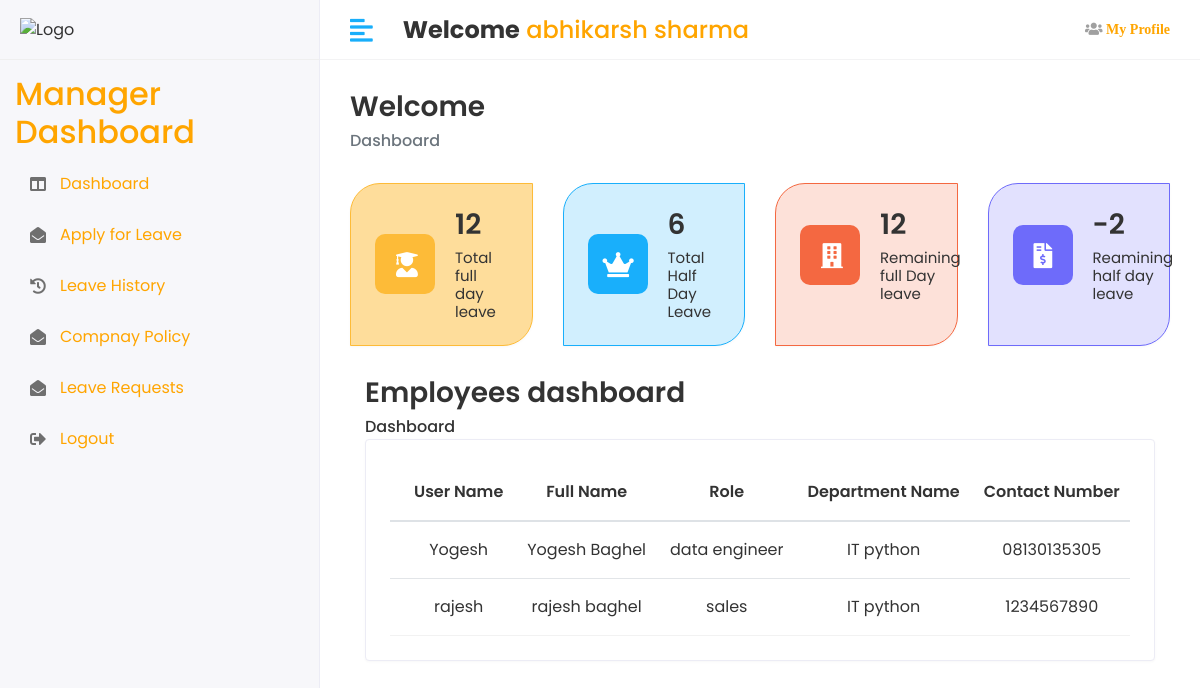
Page /Manager/Home (signed in) on the committed database.
### student_management_app/models.py (models this page shows, shortened)
class CustomUser(AbstractUser):
    user_type_data=((1,'Admin'),(2,'Staff'),(3,'Employee'))
    user_type=models.CharField(default=1,choices=user_type_data,max_length=10)

class Employee(models.Model):
    STATUS_ACTIVE='active'
    STATUS_INACTIVE="inactive"
    STATUS_CHOICES=[
        (STATUS_ACTIVE,'Active'),
        (STATUS_INACTIVE,'Inactive'),
    ]
    admin=models.OneToOneField(CustomUser,on_delete=models.CASCADE,default=False)
    contact_number=models.CharField(max_length=15)
    DOB=models.DateField()
    DOJ=models.DateField()
    tenth_percentage = models.DecimalField(max_digits=3, decimal_places=1, help_text="Percentage obtained in 10th grade")
    twelfth_percentage = models.DecimalField(max_digits=3, decimal_places=1, help_text="Percentage obtained in 12th grade")
    graduation_percentage = models.DecimalField(max_digits=3, decimal_places=1, help_text="Percentage obtained in 12th grade")
    gender=models.CharField(max_length=20)
    address=models.TextField(max_length=150)
    full_day_leaves_remaining = models.IntegerField(default=12)
    half_day_leaves_remaining = models.IntegerField(default=12)
    father_name=models.CharField(max_length=150)
    mother_name=models.CharField(max_length=150)
    father_mobile=models.IntegerField()
    role=models.CharField(max_length=150)
    official_mail=models.EmailField()
    personal_email=models.EmailField()
    departement_id=models.ForeignKey(Departement,on_delete=models.DO_NOTHING)
    pancard=models.CharField(max_length=12)
    adharcard=models.CharField(max_length=15)
    status=models.CharField(max_length=20,choices=STATUS_CHOICES,default=STATUS_ACTIVE)
    created_at=models.DateTimeField( auto_now_add=True)
    updated_at=models.DateTimeField(auto_now_add=True)
    objects=models.Manager()

class Departement(models.Model):
    departement_name=models.CharField(max_length=150)
    created_at=models.DateTimeField( auto_now_add=True)
    updated_at=models.DateTimeField(auto_now_add=True)
    objects=models.Manager()

### student_management_system/staffs_views.py (the view)
# urls.py: path('Manager/Home',staffs_views.HOME,name='manager_home'),
@login_required(login_url='/')
def HOME(request):
    manager = Staff.objects.get(admin=request.user)
    employees = Employee.objects.filter(departement_id=manager.departement_id, admin__user_type=3)
    current_month = datetime.now().month
    if current_month == 1:  # January
        new_full_day_leave_allowance = 12
        new_half_day_leave_allowance = 12
        manager.full_day_leaves_remaining += new_full_day_leave_allowance
        manager.half_day_leaves_remaining += new_half_day_leave_allowance
        manager.save()
    approved_leaves = StaffLeave.objects.filter(
        staff_id=manager, status=1  # status=1 means approved
    )
    total_approved_full_day_leaves = 0
    total_approved_half_day_leaves = 0
    for leave in approved_leaves:
        leave_days = (leave.to_date - leave.from_date).days + 1
    if leave.leave_type == 'full day':
            total_approved_full_day_leaves += leave_days
    elif leave.leave_type == 'half day':
            total_approved_half_day_leaves += leave_days
    remaining_full_day_leaves = manager.full_day_leaves_remaining - total_approved_full_day_leaves
    remaining_half_day_leaves = manager.half_day_leaves_remaining - total_approved_half_day_leaves
    context = {
        'employees': employees,
        'Total_full_day_leaves': manager.full_day_leaves_remaining,
        'Total_half_day_leaves': manager.half_day_leaves_remaining,
        'remiaing_full_day_leave':remaining_full_day_leaves,
        'remaining_half_day_leave':remaining_half_day_leaves
    }
    return render(request, 'Staffs/manager_dashboard.html', context)

### templates/Staffs/manager_dashboard.html (shortened to what this page needs)
{% extends "base.html" %}
{% block content %}
<div class="page-header">
    <div class="row">
       <div class="col-sm-12">
          <h3 class="page-title">Welcome</h3>
          <ul class="breadcrumb">
             <li class="breadcrumb-item active">Dashboard</li>
          </ul>
       </div>
    </div>
 </div>
 <div class="row">
    <div class="col-xl-3 col-sm-6 col-12 d-flex">
       <div class="card bg-one w-100">
          <div class="card-body">
             <div class="db-widgets d-flex justify-content-between align-items-center">
                <div class="db-icon">
                   <i class="fas fa-user-graduate"></i>
                </div>
                <div class="db-info">
                   <h3>{{Total_full_day_leaves}}</h3>
                   <h6><a href=""><h6>Total full day leave</h6></a></h6>
                </div>
             </div>
          </div>
       </div>
    </div>
    <div class="col-xl-3 col-sm-6 col-12 d-flex">
       <div class="card bg-two w-100">
          <div class="card-body">
             <div class="db-widgets d-flex justify-content-between align-items-center">
                <div class="db-icon">
                   <i class="fas fa-crown"></i>
                </div>
                <div class="db-info">
                   <h3>{{Total_half_day_leaves}}</h3>
                   <h6><a href=""><h6>Total Half Day Leave</h6></a></h6>
                </div>
             </div>
          </div>
       </div>
    </div>
    <div class="col-xl-3 col-sm-6 col-12 d-flex">
       <div class="card bg-three w-100">
          <div class="card-body">
             <div class="db-widgets d-flex justify-content-between align-items-center">
                <div class="db-icon">
                   <i class="fas fa-building"></i>
                </div>
                <div class="db-info">
                   <h3>{{remiaing_full_day_leave}}</h3>
                   <h6><a href=""><h6>Remaining  full Day leave</h6></a></h6>
                </div>
             </div>
          </div>
       </div>
    </div>
    <div class="col-xl-3 col-sm-6 col-12 d-flex">
       <div class="card bg-four w-100">
          <div class="card-body">
             <div class="db-widgets d-flex justify-content-between align-items-center">
                <div class="db-icon">
                   <i class="fas fa-file-invoice-dollar"></i>
                </div>
                <div class="db-info">
                   <h3>{{remaining_half_day_leave}}</h3>
                   <h6><a href=""><h6>Reamining half day leave</h6></a></h6>
                </div>
             </div>
          </div>
       </div>
    </div>
 </div>
    <div class="content container-fluid">
       <div class="page-header">
          <div class="row align-items-center">
             <div class="col">
                <h3 class="page-title">Employees dashboard</h3>
                <ul class="breadcrumb">
                   <li class="breadcrumb-item"><a href="{% url 'manager_home' %}">Dashboard</a></li>
                </ul>
             </div>
    </div>
<div class="row">
    <div class="col-sm-12">
       <div class="card card-table">
          <div class="card-body">
             <div class="table-responsive">
                <table class="table table-hover table-center mb-0 datatable">
                   <thead>
                      <tr>
                        <th style="text-align: center;">User Name</th>
                        <th style="text-align: center;">Full Name</th>
                        <th style="text-align: center;">Role</th>
                        <th style="text-align: center;">Department Name</th>
                        <th style="text-align: center;">Contact Number</th>
                    </tr>
                   </thead>
                   <tbody>
                    {% for employee in employees %}
                        <tr>
                            <td style="text-align: center;">{{ employee.admin.username }}</td>
                            <td style="text-align: center;"> {{ employee.admin.get_full_name }}</td>
                            <td style="text-align: center;">{{ employee.role }}</td>
                            <td style="text-align: center;">{{ employee.departement_id.departement_name}}</td>
                            <td style="text-align: center;">{{ employee.contact_number }}</td>
                        </tr>
                      {% endfor %}
                   </tbody>
                </table>
             </div>
          </div>
       </div>
    </div>
 </div>
</div>
{% endblock content %}

### templates/includes/header.html
{% load static %}
<div class="header">
    <div class="header-left">
       <img src=" {% static 'assets/img/spirallogo.jpg '%}" alt="Logo">
    </div>
    <a href="javascript:void(0);" id="toggle_btn">
    <i class="fas fa-align-left"></i>
    </a>
    <div class="top-nav-search mt-3"><h4><strong >Welcome</strong>
            <span style="color:orange;"> {{user.first_name}} {{user.last_name}}</span></h4>
     </div>
    <ul class="nav user-menu">
       <li class="nav-item dropdown noti-dropdown">
          <li>
            <a class="fas fa-users" href="{% url 'profile' %}"><span style="color:orange;"> My Profile</span></a> </li>
         </li>
    </ul>
 </div>

### static/assets/css/style.css (style rules this page uses)
html { height: 100%; }
body { background-color: #fff; color: #333; font-family: 'Poppins', sans-serif; font-size: 1rem; height: 100%; line-height: 1.5; overflow-x: hidden; }
h1, h2, h3, h4, h5, h6 { font-family: 'Poppins', sans-serif; margin-top: 0; }
a { color: #009ce7; }
input, button, a { transition: all 0.4s ease; -moz-transition: all 0.4s ease; -o-transition: all 0.4s ease; -ms-transition: all 0.4s ease; -webkit-transition: all 0.4s ease; }
ul, ol { padding: 0px; list-style: none; }
.table { color: #333; max-width: 100%; margin-bottom: 0; width: 100%; }
.table thead tr th { font-weight: 600; }
.table tbody tr { border-bottom: 1px solid rgba(0, 0, 0, 0.05); }
.table.table-center td, .table.table-center th { vertical-align: middle; }
.card-table .card-body .table > thead > tr > th { border-top: 0; }
.card-table .card-body .table tr td:first-child, .card-table .card-body .table tr th:first-child { padding-left: 1.5rem; }
.card-table .table td, .card-table .table th { border-top: 1px solid #e2e5e8; padding: 1rem 0.75rem; white-space: nowrap; }
.card { border: 1px solid #ececf5; box-shadow: 0 1px 3px 0 rgba(0, 0, 0, 0.03); margin-bottom: 1.875rem; }
.card-body { padding: 1.5rem; }
.header { background-color: #fff; border-bottom: 1px solid #f3f3f4; left: 0; position: fixed; right: 0; top: 0; z-index: 1001; height: 60px; }
.header .header-left { float: left; height: 60px; padding: 0 20px; position: relative; width: 320px; z-index: 1; transition: all 0.2s ease-in-out; background-color: #f7f7fa; border-bottom: 1px solid #efefef; border-right: 1px solid #ececf5; display: flex; align-items: center; }
.user-menu { float: right; margin: 0; position: relative; z-index: 99; padding-right: 15px; }
.user-menu.nav > li > a { color: #a0a0a0; font-size: 14px; line-height: 58px; padding: 0 15px; height: 60px; }
.top-nav-search { float: left; margin-left: 15px; }
.page-header { margin-bottom: 1.875rem; }
.page-header .breadcrumb { background-color: transparent; color: #6c757d; font-size: 1rem; font-weight: 500; margin-bottom: 0; padding: 0; }
.page-header .breadcrumb a { color: #333; }
.page-title { font-size: 28px; font-weight: 600; color: #333; margin-bottom: 5px; }
.bg-one { background-color: rgb(253 187 56 / 0.5); border-color: #fdbb38; border-radius: 30px 0px; }
.bg-two { background-color: rgb(25 175 251 / 0.2); border-color: #19affb; border-radius: 30px 0px; }
.bg-three { background-color: rgb(244 104 65 / 0.2); border-color: #f46841; border-radius: 30px 0px; }
.bg-four { background-color: rgb(110 107 250 / 0.2); border-color: #6e6bfa; border-radius: 30px 0px; }
.db-icon { font-size: 25px; width: 60px; height: 60px; padding: 13px 21px; border-radius: 10px; color: #fff; margin-right: 20px; }
.bg-one .db-icon { background-color: #fdbb38; }
.bg-two .db-icon { background-color: #19affb; padding: 13px 15px; }
.bg-three .db-icon { background-color: #f46841; }
.bg-four .db-icon { background-color: #6e6bfa; }
.db-info h3 { font-size: 28px; font-weight: 600; color: #333333; }
.db-info h6 { margin: 0px; font-weight: 400; font-size: 15px; color: #333333; }
@media (min-width: 992px) { #toggle_btn { align-items: center; color: #18aefa; display: inline-flex; float: left; font-size: 26px; height: 60px; justify-content: center; margin-left: 15px; padding: 0 15px; } }

### rows in the picture
CustomUser: first_name "abhikarsh", last_name "sharma"
Employee: admin.username "Yogesh", admin.get_full_name "Yogesh Baghel", role "data engineer", departement_id.departement_name "IT python", contact_number "08130135305"
Employee: admin.username "rajesh", admin.get_full_name "rajesh baghel", role "sales", departement_id.departement_name "IT python", contact_number "1234567890"

### other values in the picture
{{ Total_full_day_leaves }} "12"
{{ Total_half_day_leaves }} "6"
{{ remiaing_full_day_leave }} "12"
{{ remaining_half_day_leave }} "-2"
